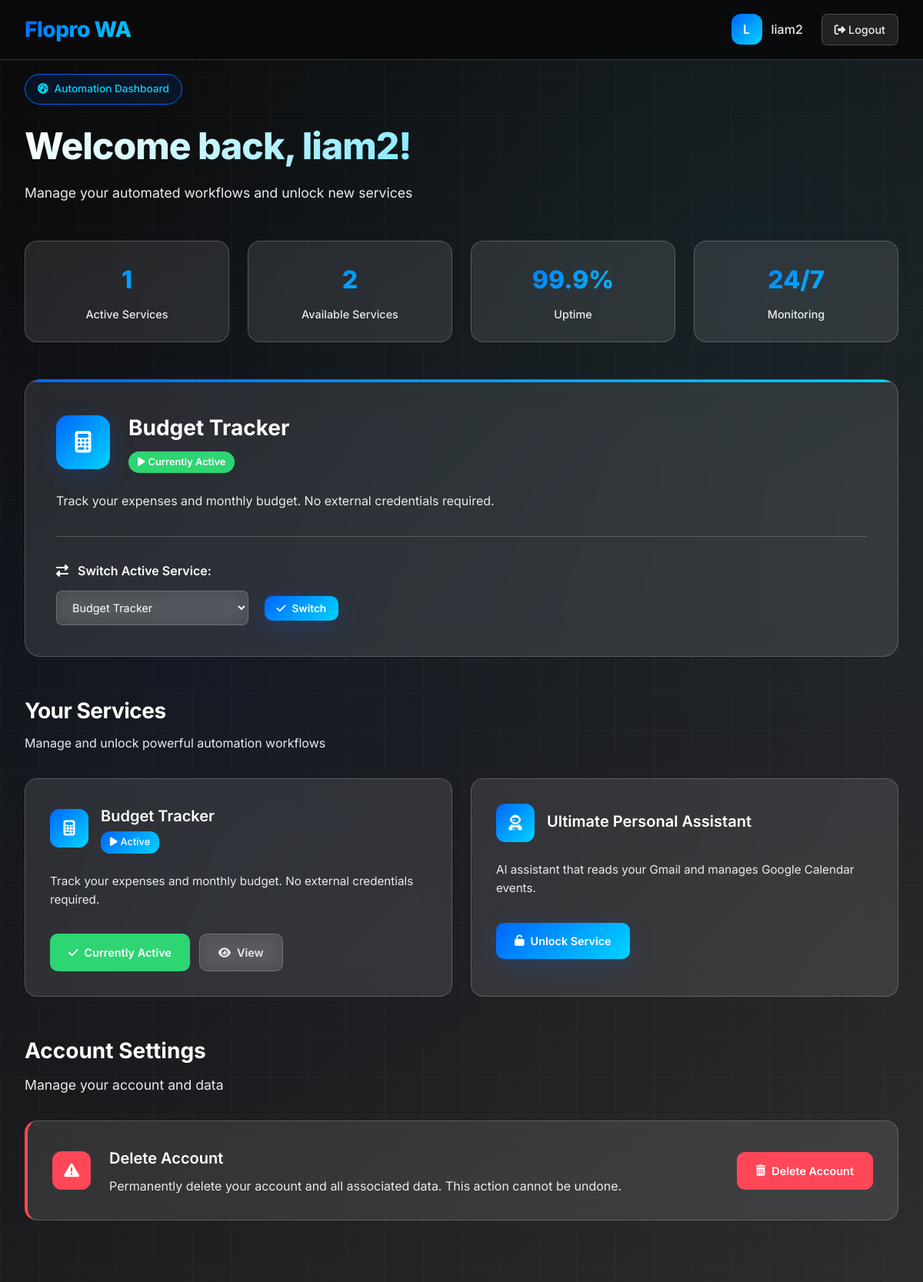
The page /dashboard/ (signed in) on the database as committed earlier.
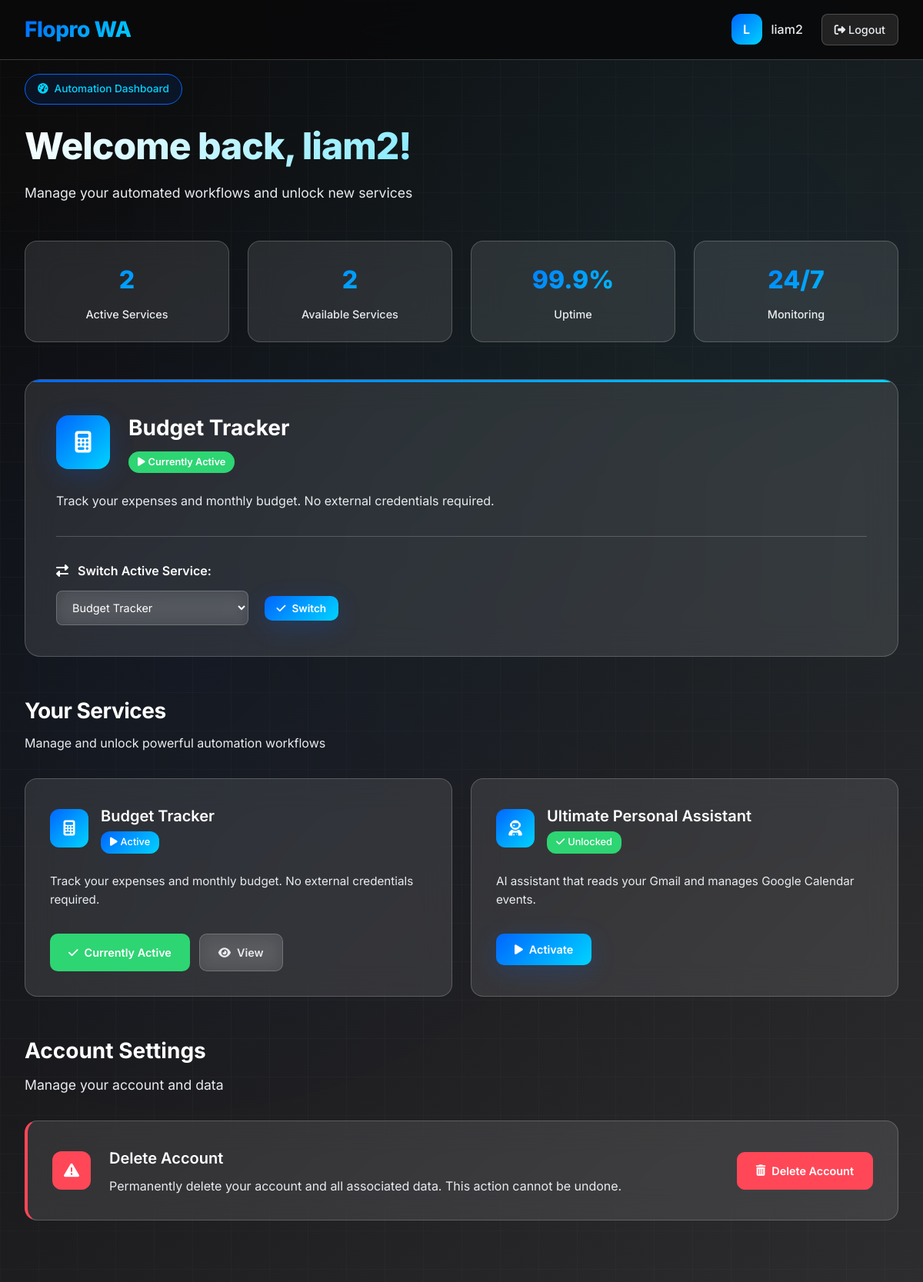
The same page on the database as committed later.
### core/models.py (models this page shows, shortened)
class Service(models.Model):
    slug = models.SlugField(max_length=50, unique=True, help_text="Unique identifier for the service")
    name = models.CharField(max_length=100, help_text="Display name of the service")
    description = models.TextField(help_text="Description of what this service does")
    icon = models.CharField(max_length=50, blank=True, help_text="FontAwesome icon class")
    is_active = models.BooleanField(default=True, help_text="Whether this service is available to users")
    created_at = models.DateTimeField(auto_now_add=True)
    updated_at = models.DateTimeField(auto_now=True)
    class Meta:
        ordering = ['name']

class UserWorkflow(models.Model):
    user = models.ForeignKey(User, on_delete=models.CASCADE, related_name='workflows')
    service = models.ForeignKey(Service, on_delete=models.CASCADE, related_name='user_workflows')
    n8n_workflow_id = models.PositiveIntegerField(help_text="n8n workflow ID", null=True, blank=True)
    n8n_credential_id = models.PositiveIntegerField(help_text="n8n credential ID", null=True, blank=True)
    name = models.CharField(max_length=200, help_text="Name of the workflow in n8n")
    active = models.BooleanField(default=False, help_text="Whether this workflow is currently active")
    created_at = models.DateTimeField(auto_now_add=True)
    updated_at = models.DateTimeField(auto_now=True)
    class Meta:
        unique_together = ['user', 'service']
        ordering = ['-created_at']

### core/views.py (the view)
# urls.py: path('dashboard/', views.dashboard, name='dashboard'),
@login_required
def dashboard(request):
    services = Service.objects.filter(is_active=True)
    user_workflows = UserWorkflow.objects.filter(user=request.user).select_related('service')
    active_service = get_active_service(request.user)
    unlocked_service_ids = set(uw.service.id for uw in user_workflows)
    for service in services:
        service.is_unlocked = service.id in unlocked_service_ids
        service.is_active = (active_service and service == active_service)
    context = {
        'services': services,
        'user_workflows': user_workflows,
        'active_service': active_service,
        'unlocked_service_ids': unlocked_service_ids,
    }
    return render(request, 'core/dashboard.html', context)

### core/provisioning.py (called while the page is built)
def get_active_service(user) -> Optional[Service]:
    try:
        user_workflow = UserWorkflow.objects.get(user=user, active=True)
        return user_workflow.service
    except UserWorkflow.DoesNotExist:
        return None

### core/templates/core/dashboard.html (shortened to what this page needs)
<!DOCTYPE html>
<html lang="en">
<head>
    <link href="https://cdnjs.cloudflare.com/ajax/libs/font-awesome/6.4.0/css/all.min.css" rel="stylesheet">
</head>
<body>
    <div class="grid-background"></div>
    <nav class="navbar">
        <div class="nav-container">
            <div class="logo">Flopro WA</div>
            <div class="nav-actions">
                <div class="user-info">
                    <div class="user-avatar">
                        {{ user.username|first|upper }}
                    </div>
                    <span>{{ user.username }}</span>
                </div>
                <a href="{% url 'core:logout' %}" class="logout-btn">
                    <i class="fas fa-sign-out-alt"></i>
                    Logout
                </a>
            </div>
        </div>
    </nav>
    <div class="dashboard">
        <div class="dashboard-header">
            <div class="welcome-badge">
                <i class="fas fa-tachometer-alt"></i>
                <span>Automation Dashboard</span>
            </div>
            <h1 class="dashboard-title">Welcome back, {{ user.username }}!</h1>
            <p class="dashboard-subtitle">Manage your automated workflows and unlock new services</p>
        </div>
        <div class="stats-grid">
            <div class="stat-card">
                <div class="stat-number">{{ user_workflows|length }}</div>
                <div class="stat-label">Active Services</div>
            </div>
            <div class="stat-card">
                <div class="stat-number">{{ services|length }}</div>
                <div class="stat-label">Available Services</div>
            </div>
            <div class="stat-card">
                <div class="stat-number">99.9%</div>
                <div class="stat-label">Uptime</div>
            </div>
            <div class="stat-card">
                <div class="stat-number">24/7</div>
                <div class="stat-label">Monitoring</div>
            </div>
        </div>
        {% if active_service %}
        <div class="active-service">
            <div class="active-service-header">
                <div class="active-service-icon">
                    <i class="{{ active_service.icon|default:'fas fa-cogs' }}"></i>
                </div>
                <div class="active-service-info">
                    <h2>{{ active_service.name }}</h2>
                    <span class="active-service-status">
                        <i class="fas fa-play"></i>
                        Currently Active
                    </span>
                </div>
            </div>
            <p class="active-service-description">{{ active_service.description }}</p>
            <div class="active-service-selector">
                <label for="active-service-select" style="display: block; margin-bottom: 0.75rem; font-weight: 600; color: var(--pure-white);">
                    <i class="fas fa-exchange-alt" style="margin-right: 0.5rem;"></i>
                    Switch Active Service:
                </label>
                <form method="post" id="active-service-form" style="display: inline;">
                    <select id="active-service-select" name="service_slug" class="active-service-dropdown" required>
                        {% for uw in user_workflows %}
                        <option value="{{ uw.service.slug }}" {% if uw.active %}selected{% endif %}>
                            {{ uw.service.name }}
                        </option>
                        {% endfor %}
                    </select>
                    <button type="submit" class="btn btn-primary" style="margin-left: 1rem; padding: 0.5rem 1rem; font-size: 0.85rem;">
                        <i class="fas fa-check"></i>
                        Switch
                    </button>
                </form>
            </div>
        </div>
        {% endif %}
        <div class="services-section">
            <div class="section-header">
                <h2 class="section-title">Your Services</h2>
                <p class="section-subtitle">Manage and unlock powerful automation workflows</p>
            </div>
            {% if services %}
            <div class="services-grid">
                {% for service in services %}
                <div class="service-card">
                    <div class="service-header">
                        <div class="service-icon">
                            <i class="{{ service.icon|default:'fas fa-cogs' }}"></i>
                        </div>
                        <div class="service-info">
                            <h3>{{ service.name }}</h3>
                            {% with user_workflows|dictsort:"service.name" as sorted_workflows %}
                                {% for uw in sorted_workflows %}
                                    {% if uw.service == service %}
                                        {% if service == active_service %}
                                            <span class="service-status status-active">
                                                <i class="fas fa-play"></i>
                                                Active
                                            </span>
                                        {% else %}
                                            <span class="service-status status-unlocked">
                                                <i class="fas fa-check"></i>
                                                Unlocked
                                            </span>
                                        {% endif %}
                                    {% endif %}
                                {% empty %}
                                    <span class="service-status status-locked">
                                        <i class="fas fa-lock"></i>
                                        Locked
                                    </span>
                                {% endfor %}
                            {% endwith %}
                        </div>
                    </div>
                    <p class="service-description">{{ service.description }}</p>
                    <div class="service-actions">
                        {% if service.is_unlocked %}
                            {% if service.is_active %}
                                <span class="btn btn-success">
                                    <i class="fas fa-check"></i>
                                    Currently Active
                                </span>
                                {% if service.slug == 'budget-tracker' %}
                                <a href="{% url 'core:service_overview' service.slug %}" class="btn btn-secondary">
                                    <i class="fas fa-eye"></i>
                                    View
                                </a>
                                {% endif %}
                            {% else %}
                                <form method="post" action="{% url 'core:toggle_service_slug' service.slug %}" style="display: inline;">
                                    <button type="submit" class="btn btn-primary">
                                        <i class="fas fa-play"></i>
                                        Activate
                                    </button>
                                </form>
                            {% endif %}
                        {% else %}
                            <a href="{% url 'core:service_detail' service.slug %}" class="btn btn-primary">
                                <i class="fas fa-unlock"></i>
                                Unlock Service
                            </a>
                        {% endif %}
                    </div>
                </div>
                {% endfor %}
            </div>
            {% endif %}
        </div>
        <div class="account-settings">
            <div class="account-settings-header">
                <h3 class="account-settings-title">Account Settings</h3>
                <p class="account-settings-subtitle">Manage your account and data</p>
            </div>
            <div class="account-settings-content">
                <div class="settings-card danger-card">
                    <div class="settings-card-icon">
                        <i class="fas fa-exclamation-triangle"></i>
                    </div>
                    <div class="settings-card-content">
                        <h4 class="settings-card-title">Delete Account</h4>
                        <p class="settings-card-description">
                            Permanently delete your account and all associated data. This action cannot be undone.
                        </p>
                    </div>
                    <div class="settings-card-actions">
                        <a href="{% url 'core:delete_account' %}" class="btn btn-danger">
                            <i class="fas fa-trash-alt"></i>
                            Delete Account
                        </a>
                    </div>
                </div>
            </div>
        </div>
    </div>
</body>
</html>

Rows that differ between the two databases and show on the page:
computed for Service "Ultimate Personal Assistant": text "Unlock Service" → "Activate"
added UserWorkflow: shows "Unlocked", shown under Service "Ultimate Personal Assistant"
Other text that changed with them:
{{ user_workflows|length }}: "1" → "2"
